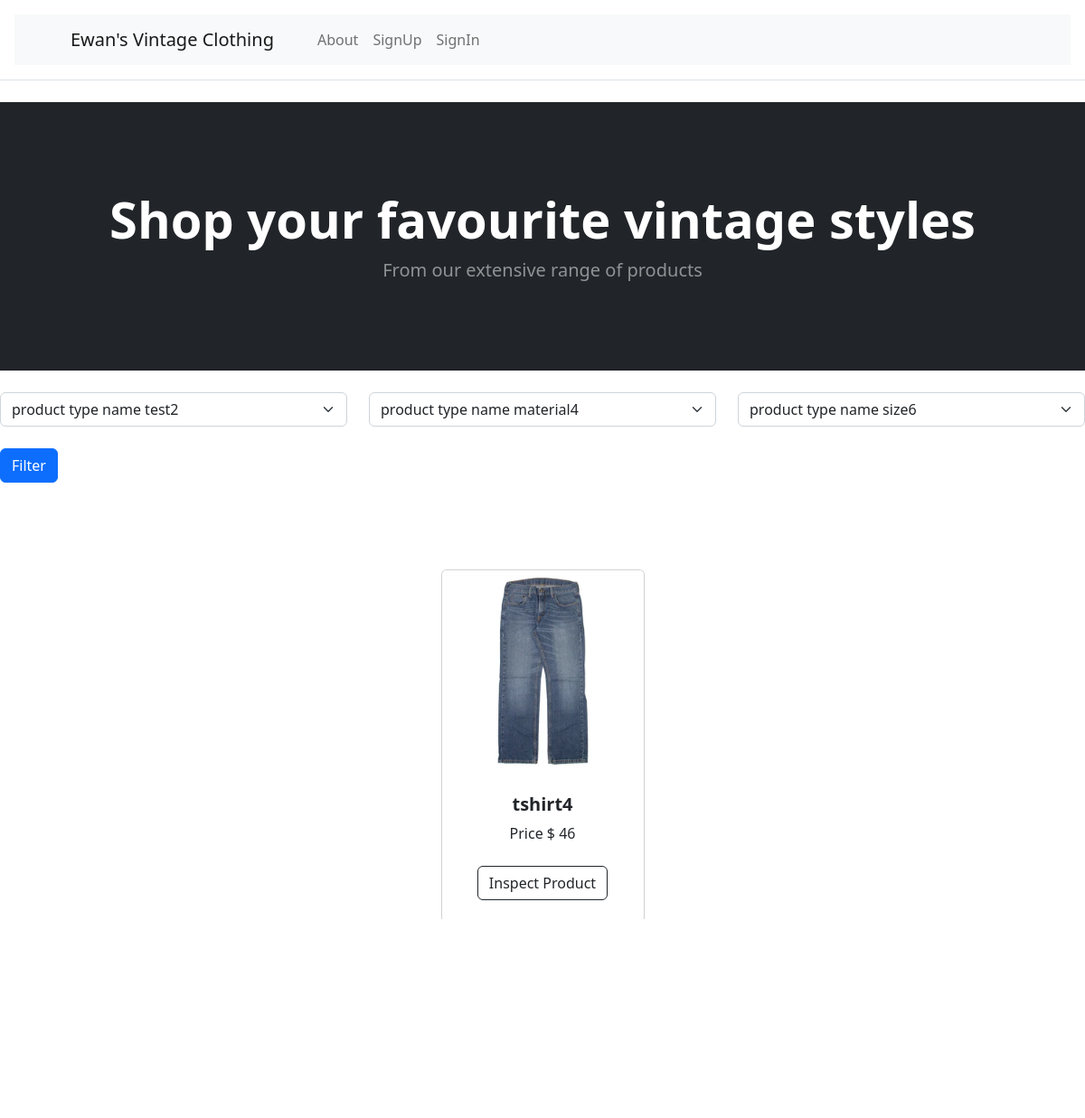
The app's page /, older data.
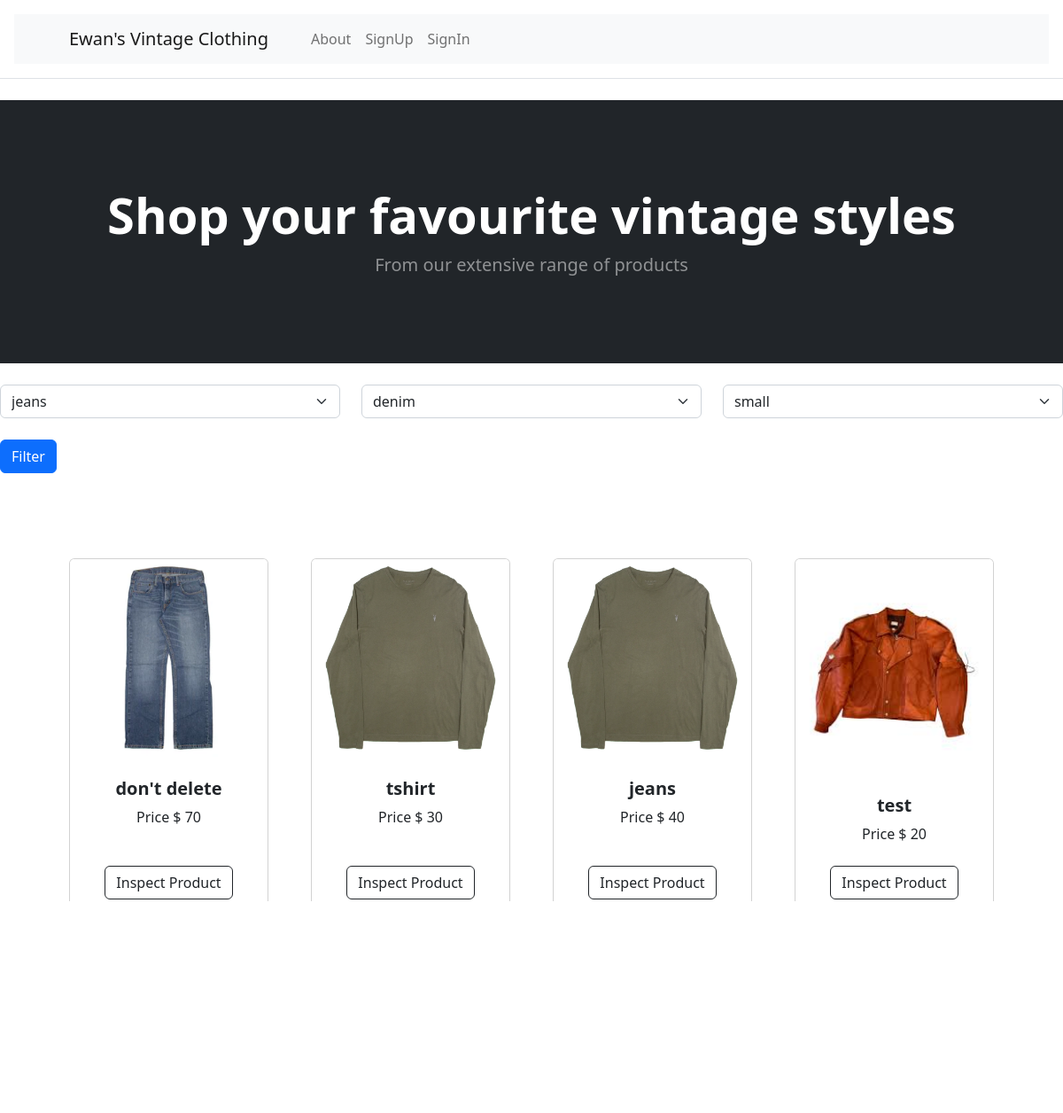
The same page, newer data.
### tables this page shows
CREATE TABLE Product (
    id INTEGER PRIMARY KEY AUTOINCREMENT,
    name VARCHAR(255) NOT NULL,
    description TEXT,
    stock INT NOT NULL CHECK (stock >= 0),
    price DECIMAL(10, 2) NOT NULL CHECK (price >= 0.00),
    imageurl VARCHAR(255) NOT NULL,
    created_by INT NOT NULL,
    product_type INT NOT NULL,
    created_at TIMESTAMP DEFAULT CURRENT_TIMESTAMP,
    FOREIGN KEY (created_by) REFERENCES User(id) ON DELETE CASCADE,
    FOREIGN KEY (product_type) REFERENCES ProductType(id) ON DELETE CASCADE
);

### app.py (the view)
@app.route('/',methods=['GET','POST'])
def products_spread():
    pt_names, pt_materials, pt_sizes =select_products_types()
    producttypename=request.args.get('producttypename')
    producttypematerial = request.args.get('producttypematerial')
    producttypesize = request.args.get('producttypesize')
    if producttypename:
        products=filter_products(name=producttypename, material=producttypematerial, size=producttypesize)
    else:
        products=select_products()
    return render_template('ProductSpread.html',products=products,
                            pt_names=pt_names, pt_materials=pt_materials, pt_sizes=pt_sizes,
                           selected_producttypename=producttypename, selected_producttypematerial=producttypematerial,
                           selected_producttypesize=producttypesize)

### Model/Product.py (called while the page is built)
    def to_dict(self) -> dict:
        return {
            "id":self.id, "name":self.name, "material":self.material, "size":self.size
        }

    def to_dict(self):
        return {
            'id': self.id,
            'name': self.name,
            'description': self.description,
            'stock': self.stock,
            'price': self.price,
            'imageurl': self.imageurl,
            'created_by': self.created_by,
            'product_type': self.product_type,
            'created_at': self.created_at
        }

### app.py (called while the page is built, shortened)
@app.before_request
def before_request():
    email=session.get("email")
    if email is None:
        g.user = None

### db.py (called while the page is built)
def get_db():
    db = getattr(g, '_database', None)
    if db is None:
        db = g._database = sqlite3.connect(DATABASE)
    return db

def select_products():
    mydb=get_db()
    rows=mydb.execute("""SELECT id, name, description, stock, price, imageurl, created_by, product_type, created_at FROM Product""").fetchall()
    products=[ProductRead(id=row[0],
                          name=row[1],
                          description=row[2],
                          stock=row[3],
                          price=row[4],
                          imageurl=row[5],
                          created_by=row[6],
                          product_type=row[7],
                          created_at=row[8]).to_dict() for row in rows]
    return products

def unique_product_types(data):
    producttypenames = set()
    producttypematerials = set()
    producttypesizes = set()
    for item in data:
        producttypenames.add(item['name'])
        producttypematerials.add(item['material'])
        producttypesizes.add(item['size'])
    return (producttypenames, producttypematerials, producttypesizes)

def select_products_types():
    mydb=get_db()
    rows=mydb.execute("""SELECT id, name, material, size FROM ProductType""").fetchall()
    producttypes=[ProductTypeRead(id=row[0],
                                  name=row[1],
                                  material=row[2],
                                  size=row[3],
                                  ).to_dict() for row in rows]
    return unique_product_types(producttypes)

### templates/ProductSpread.html
{% extends "base.html" %}
{% block content %}
        <header class="bg-dark py-5">
            <div class="container px-4 px-lg-5 my-5">
                <div class="text-center text-white">
                    <h1 class="display-4 fw-bolder">Shop your favourite vintage styles</h1>
                    <p class="lead fw-normal text-white-50 mb-0">From our extensive range of products</p>
                </div>
            </div>
        </header>
    <div class="row">
    <div class="col">
    <form method="get" action="{{ url_for('products_spread') }}">
    <div class="row my-4">
        <div class="col">
                  <select class="form-select" aria-label="Default select example"  name="producttypename">
            {% for name in pt_names %}
          <option value="{{ name }}" {% if selected_producttypename==name %}selected{% endif %} >{{ name }}</option>
            {% endfor %}
        </select>
        </div>
        <div class="col">
                <select class="form-select" aria-label="Default select example"  name="producttypematerial">
            {% for material in pt_materials %}
          <option value="{{ material }}"{% if selected_producttypematerial==material %}selected{% endif %}>{{ material }}</option>
            {% endfor %}
        </select>
        </div>
        <div class="col">
                <select class="form-select" aria-label="Default select example"  name="producttypesize">
            {% for size in pt_sizes %}
          <option value="{{ size }}"{% if selected_producttypesize==size %}selected{% endif %}>{{ size }}</option>
            {% endfor %}
        </select>
        </div>
    </div>
    <button type="submit" class="btn btn-primary">
        Filter
    </button>
    </form>
    </div>
    </div>
        <section class="py-5">
            <div class="container px-4 px-lg-5 mt-5">
                <div class="row gx-4 gx-lg-5 row-cols-2 row-cols-md-3 row-cols-xl-4 justify-content-center">
                    {% if products %}
                    {% for product in products %}
                    <div class="col mb-5">
                        <div class="card h-100">
                            <img class="card-img-top" src="{{ product.imageurl }}" alt="..." />
                            <div class="card-body p-4">
                                <div class="text-center">
                                    <h5 class="fw-bolder">{{ product.name }}</h5>
                                    Price $ {{ product.price }}
                                </div>
                            </div>
                            <div class="card-footer p-4 pt-0 border-top-0 bg-transparent">
                                <div class="text-center">
                                    <a class="btn btn-outline-dark mt-auto" href="{{ url_for('get_product',name=product.name) }}">Inspect Product</a>
                                </div>
                            </div>
                        </div>
                    </div>
                    {% endfor %}
                    {% else %}
                    <div>
                        <h4>
                            there is no products
                        </h4>
                    </div>
                    {% endif %}
                </div>
            </div>
        </section>
{% endblock %}

### templates/base.html (shortened to what this page needs)
<!DOCTYPE html>
<html lang="en">
{% block head %}
<head>
    <link href="https://cdn.jsdelivr.net/npm/bootstrap@5.3.3/dist/css/bootstrap.min.css" rel="stylesheet">
    <link rel="stylesheet" href="https://cdn.jsdelivr.net/npm/bootstrap-icons@1.11.3/font/bootstrap-icons.min.css">
        <link href="{{ url_for('static', filename='css/styles.css') }}" rel="stylesheet" />
</head>
{% endblock head %}
<body>
    <header class="p-3 mb-3 border-bottom">
        {% block header %}
        {% include 'header.html' %}
        {% endblock header %}
    </header>
    <main style="min-height: 75vh;">
        <div>
            {% block content %}
            {% endblock content %}
        </div>
    </main>
    <footer>
        {% block footer %}
        {% include 'footer.html' %}
        {% endblock footer %}
    </footer>
</body>
</html>

### templates/header.html (shortened to what this page needs)
<nav class="navbar navbar-expand-lg navbar-light bg-light">
            <div class="container px-4 px-lg-5">
                <a class="navbar-brand" href="{{ url_for('products_spread') }}">Ewan's Vintage Clothing</a>
                <div class="collapse navbar-collapse" id="navbarSupportedContent">
                    <ul class="navbar-nav me-auto mb-2 mb-lg-0 ms-lg-4">
                        <li class="nav-item"><a class="nav-link" href="{{ url_for('about_page') }}">About</a></li>
                        {% if g.user %}
                            {% if g.user.is_admin %}
                                <li class="nav-item"><a class="nav-link" href="{{ url_for('create_product') }}">CreateProduct</a>
                                </li>
                                {% endif %}
                        <li class="nav-item"><a class="nav-link" href="#">{{ g.user.email }}</a></li>
                        <li class="nav-item"><a class="nav-link" href="{{ url_for('signout_page') }}">SignOut</a></li>
                        {% else %}
                        <li class="nav-item"><a class="nav-link" href="{{ url_for('signup_page') }}">SignUp</a></li>
                        <li class="nav-item"><a class="nav-link" href="{{ url_for('signin_page') }}">SignIn</a></li>
                        {% endif %}
                    </ul>
                </div>
            </div>
        </nav>

### templates/footer.html
        <footer class="py-5 bg-dark">
            <div class="container"><p class="m-0 text-center text-white">Copyright &copy; Your Website 2023</p></div>
        </footer>

Row changes from the older to the newer data that the page shows:
removed Product: imageurl (picture), name "tshirt4", price "46"
added Product: imageurl (picture), name "don't delete", price "70"
added Product: imageurl (picture), name "tshirt", price "30"
added Product: imageurl (picture), name "jeans", price "40"
added Product: imageurl (picture), name "test", price "20"
Text that changed along with them:
form field producttypename: "product type name test2" → "jeans"
form field producttypematerial: "product type name material4" → "denim"
form field producttypesize: "product type name size6" → "small"
